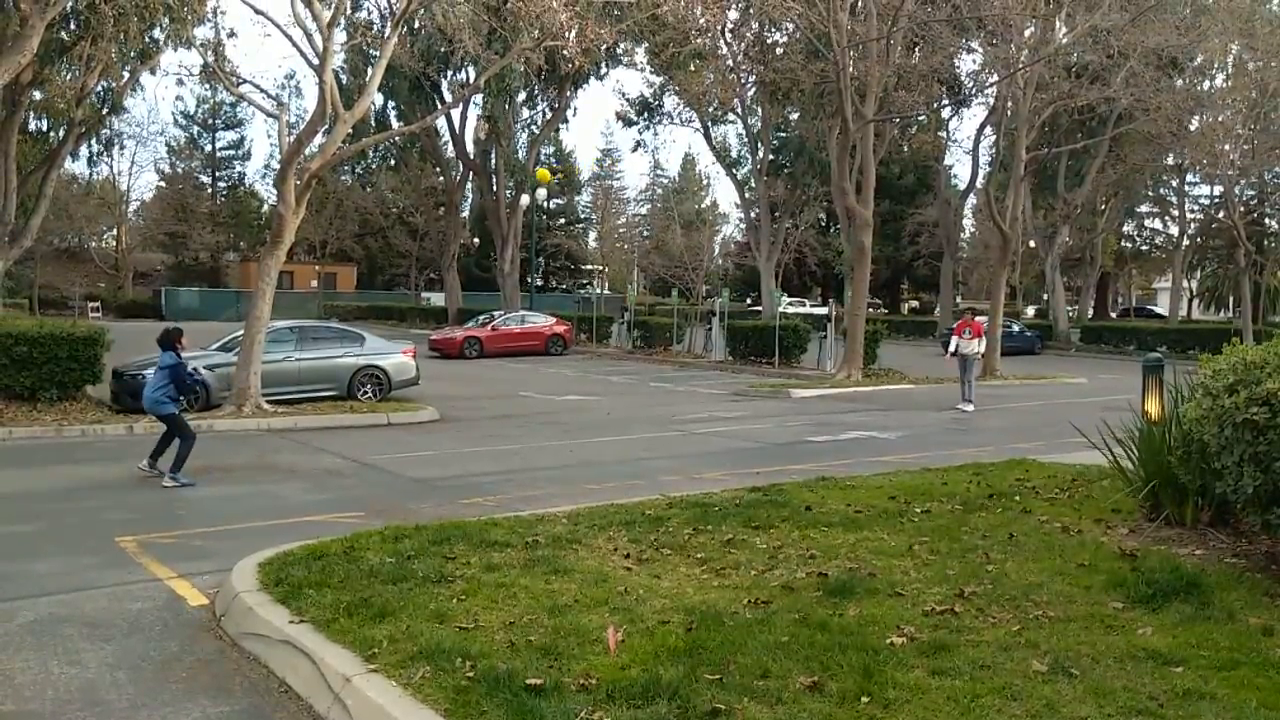
#> input picture frame 65 of python/v4/analysis_of_throwing/res/10.mp4, 1280 x 720 px, given in place of opencv-test-video.mov, which was not available
$ python main.py
#> lines starting #> are read from the running program, lines starting #| are printed output that depends on the picture; after the words box and inside, x2 and y2 are one past the last pixel; in counts of white or black regions, pixels touching at a corner belong together; pictures that were not available may be replaced by others from this repository, and a replacement may not be noted
import math
import numpy as np
import cv2
import time

def dist(p1, p2):
	return math.sqrt(math.pow(p1[0][0] - p2[0][0], 2) + math.pow(p1[0][1] - p2[0][1], 2))

def test(polygon, n):
	if cv2.contourArea(polygon) < 50:
		return False
	polygon = list(polygon)
	i = 0
	while i < len(polygon):
		if dist(polygon[i], polygon[(i+1)%len(polygon)]) < 10:
			if i + 1 == len(polygon):
				del polygon[i]
				break
			del polygon[i + 1]
		else:
			i += 1
	return len(polygon) == n

def contourCenter(cnt):
	M = cv2.moments(cnt)
	return [[0, 0] if M["m00"] == 0 else [int(M["m10"] / M["m00"]), int(M["m01"] / M["m00"])]]

def main():
	camera = cv2.VideoCapture("/Users/spiderfencer/Desktop/opencv-test-video.mov")
	# https://stackoverflow.com/questions/39953263/get-video-dimension-in-python-opencv/39953739
	width = camera.get(cv2.CAP_PROP_FRAME_WIDTH)  # float
	height = camera.get(cv2.CAP_PROP_FRAME_HEIGHT) # float
	prevHexagon = None
	prevOctagon = None
	previousHexagons = []
	previousOctagons = []
	startTime = time.time()
	if camera.isOpened():
		running = True
		while running:
			ret, frame = camera.read()
#> frame is the input picture: shape (720, 1280, 3); mean B, G, R 79.6, 103.5, 102
			if frame is None:
				break
			output = frame.copy()
			gray = cv2.cvtColor(frame, cv2.COLOR_BGR2GRAY)
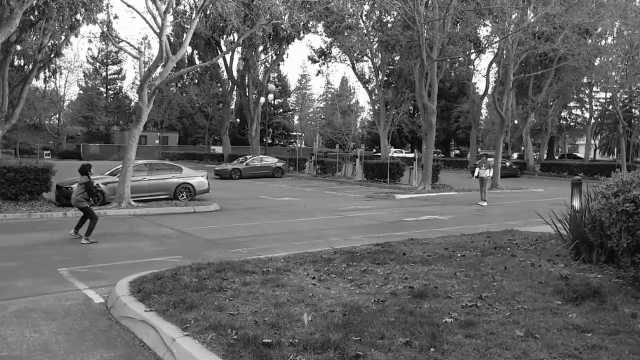
#> gray: shape (720, 1280) (shown at 1/2 size); min 0, max 255, mean 100.3
			blurred = cv2.GaussianBlur(gray, (3, 3), 0)
			canny = cv2.Canny(blurred, 10, 160)
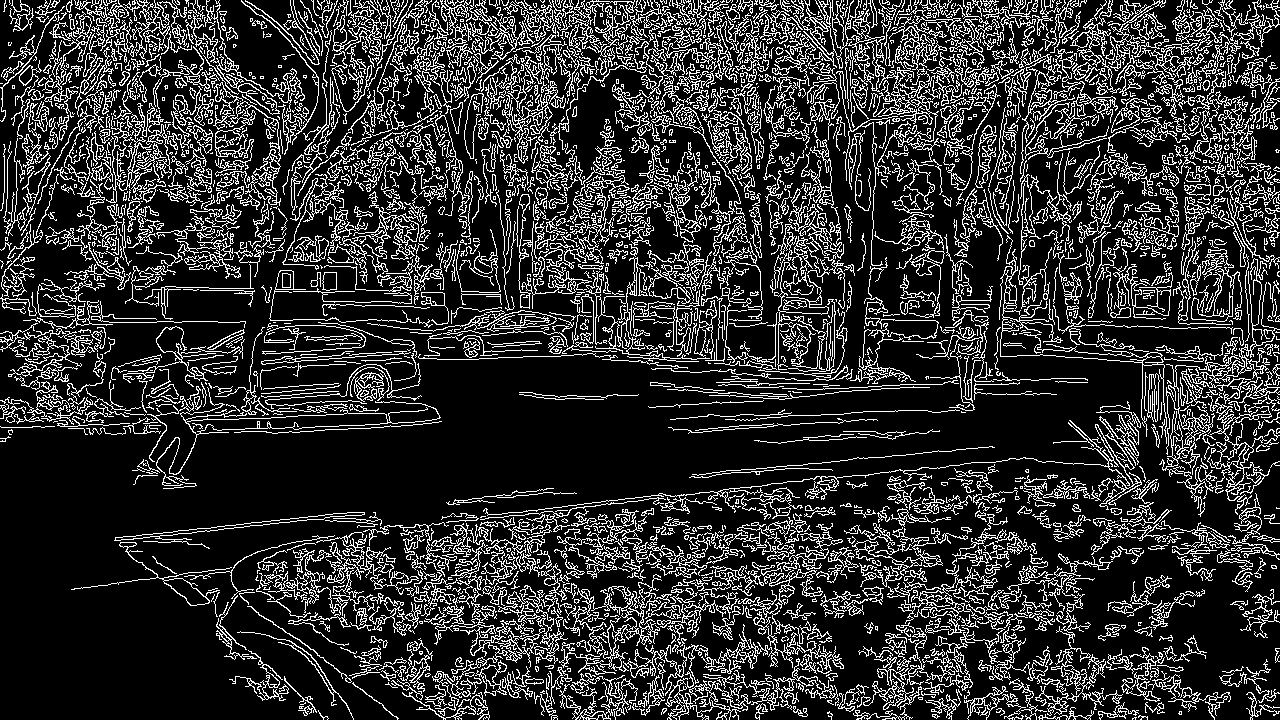
#> canny: shape (720, 1280); 19.1% white in thin lines or dots
			# https://opencv-python-tutroals.readthedocs.io/en/latest/py_tutorials/py_imgproc/py_morphological_ops/py_morphological_ops.html
			kernel = np.ones((3, 3), np.uint8)
			dilated = cv2.dilate(canny, kernel)
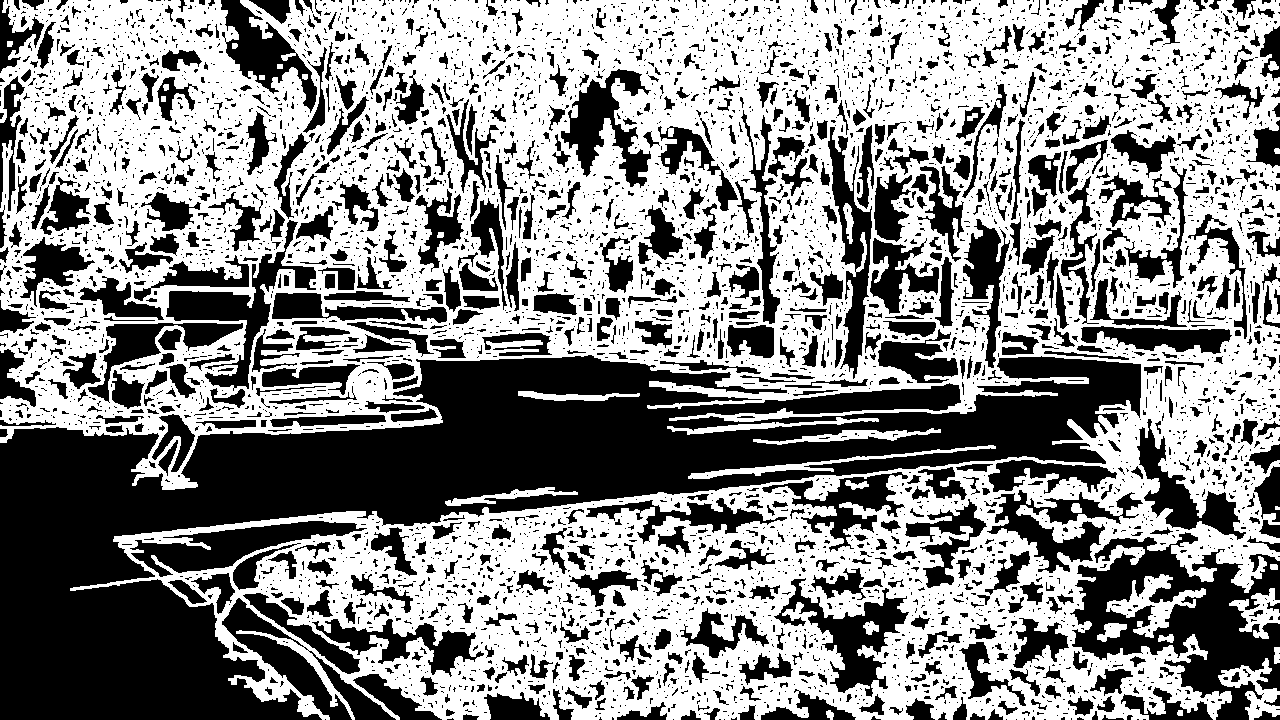
#> dilated: shape (720, 1280); 55.1% white; 5446 black regions (4349 under 20 px), largest, box (x1, y1, x2, y2) and area: (0, 355, 1141, 720) 143851, (1070, 532, 1280, 720) 17767, (222, 598, 396, 720) 5246
			eroded = cv2.erode(dilated, kernel)
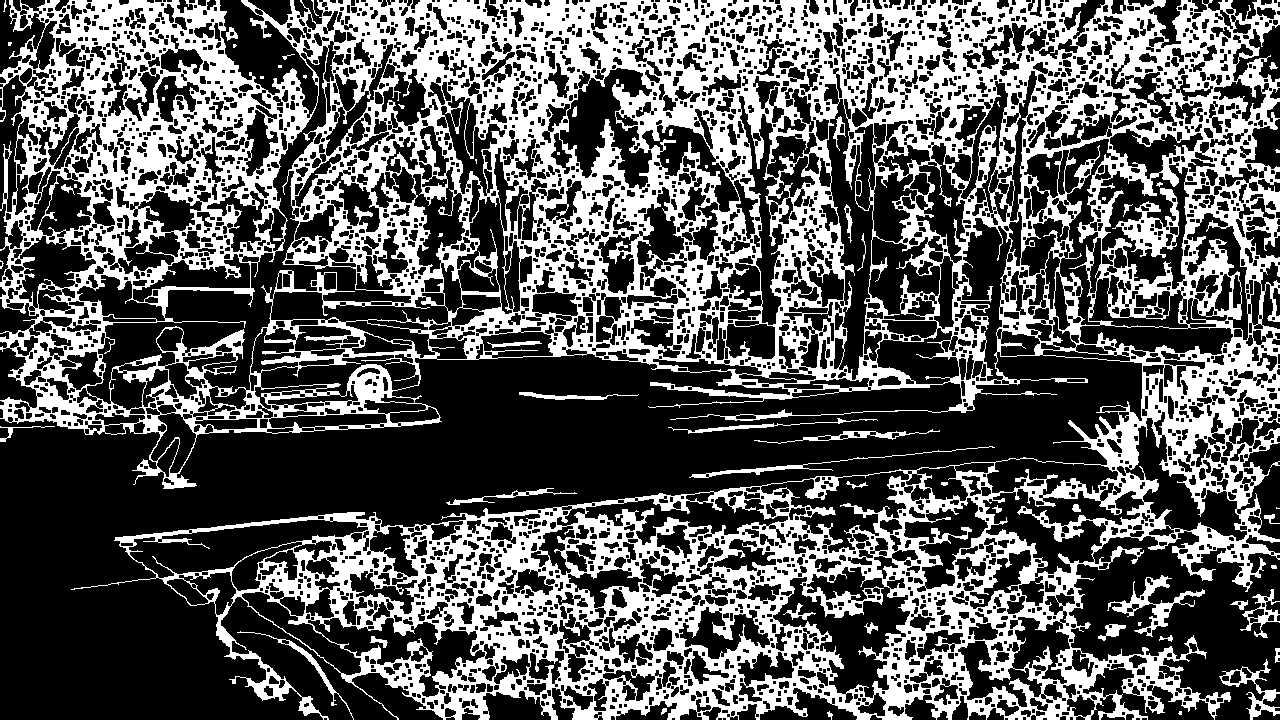
#> eroded: shape (720, 1280); 36% white; 71 white regions (29 under 20 px)
			contours, hierarchy = cv2.findContours(eroded, cv2.RETR_TREE, cv2.CHAIN_APPROX_NONE)
#> contours = 4334 contours, 1444 with area under 20; largest, box (x1, y1, x2, y2) and area: (0, 0, 1280, 720) 692518, (86, 45, 412, 405) 14940, (772, 566, 911, 699) 8314, (1097, 162, 1190, 290) 7198, (982, 488, 1145, 578) 6454
			for i in range(len(contours)):
				epsilon = 0.01*cv2.arcLength(contours[i], True)
				approx = cv2.approxPolyDP(contours[i], epsilon, True)
				# [4 lines of commented-out code are left out]
				if (cv2.isContourConvex(approx) and (len(approx) == 6 or len(approx) == 8)):
					if len(approx) in [6,8] and test(approx, len(approx)):
						if len(approx) == 6:
							if prevHexagon is not None:
								if dist(contourCenter(approx), contourCenter(prevHexagon)) < 10:
									cv2.drawContours(output, [approx], 0, (0, 0, 255), 5)
							else:
								cv2.drawContours(output, [approx], 0, (0, 0, 255), 5)
							prevHexagon = approx
							previousHexagons.append(approx)
						if len(approx) == 8:
							if prevOctagon is not None:
								if dist(contourCenter(approx), contourCenter(prevOctagon)) < 10:
									cv2.drawContours(output, [approx], 0, (255, 0, 0), 5)
							else:
								cv2.drawContours(output, [approx], 0, (255, 0, 0), 5)
							prevOctagon = approx
							previousOctagons.append(approx)
#> this loop made 4334 passes
#> epsilon on passes 1 to 3: 0.108, 0.225, 0.191
#> after the loop, previousHexagons = []; previousOctagons = []
			cv2.imshow('test', output)
			k = cv2.waitKey(5) & 0xFF
#> (key Esc is pressed here)
			if k == 27:
				break
		if len(previousHexagons) > 10 and len(previousOctagons) > 10:
			#_, cameraMatrix, distCoeffs, rvecs, tvecs = cv2.calibrateCamera("... calibration parameters ...")
			pass
		cv2.destroyAllWindows()

if __name__ == '__main__':
	main()

$ run again, starting later in the video
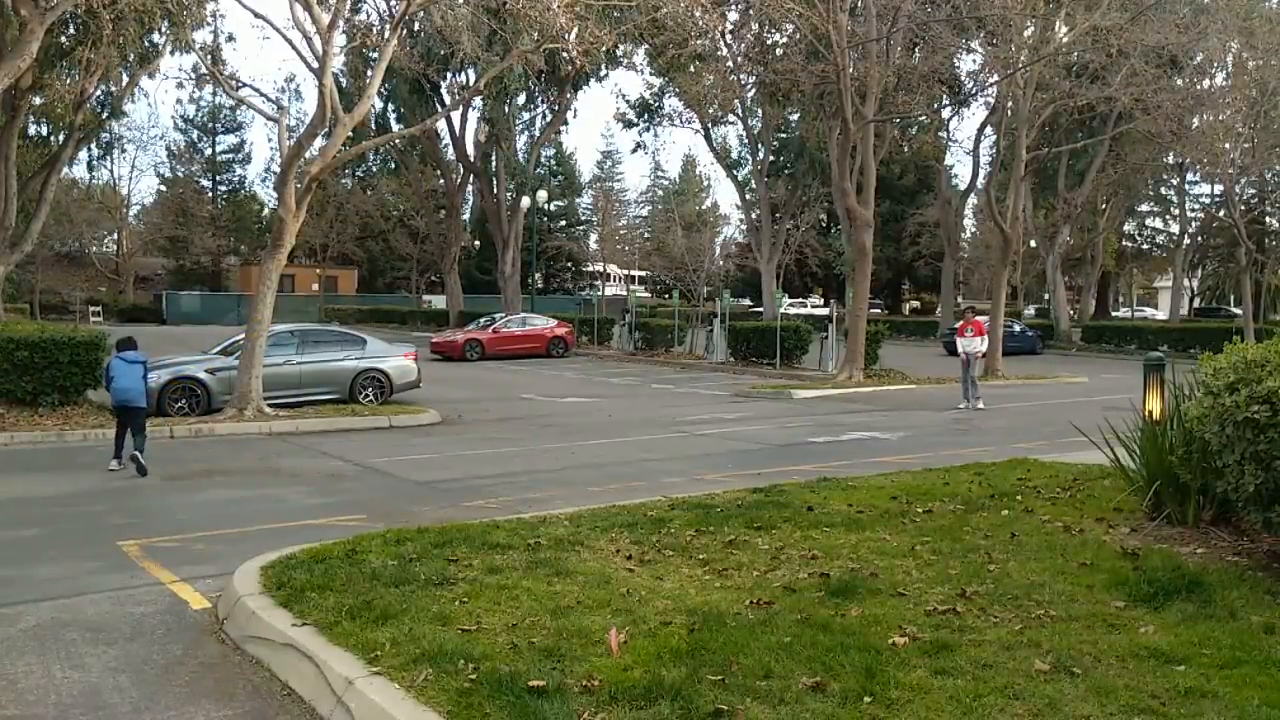
#> input picture frame 295 of python/v4/analysis_of_throwing/res/10.mp4, 1280 x 720 px, given in place of opencv-test-video.mov, which was not available
#> in main, frame is the input picture: shape (720, 1280, 3); mean B, G, R 79.3, 103.4, 101.8
#> in main, `canny = cv2.Canny(blurred, 10, 160)`:
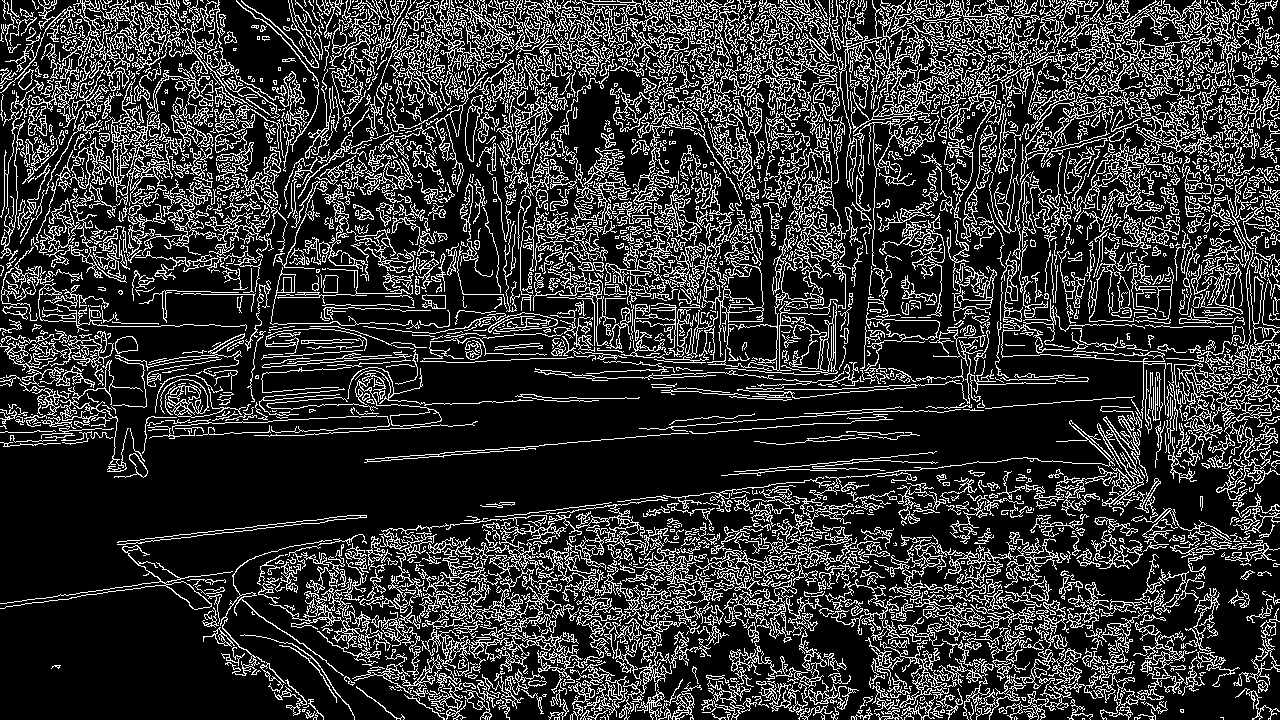
#> canny: shape (720, 1280); 20.6% white in thin lines or dots
#> dilated: shape (720, 1280); 58.6% white; 5938 black regions (4740 under 20 px), largest, box (x1, y1, x2, y2) and area: (0, 357, 1135, 602) 109814, (0, 587, 306, 720) 28973, (1155, 549, 1280, 720) 8282
#> in main, `eroded = cv2.erode(dilated, kernel)`:
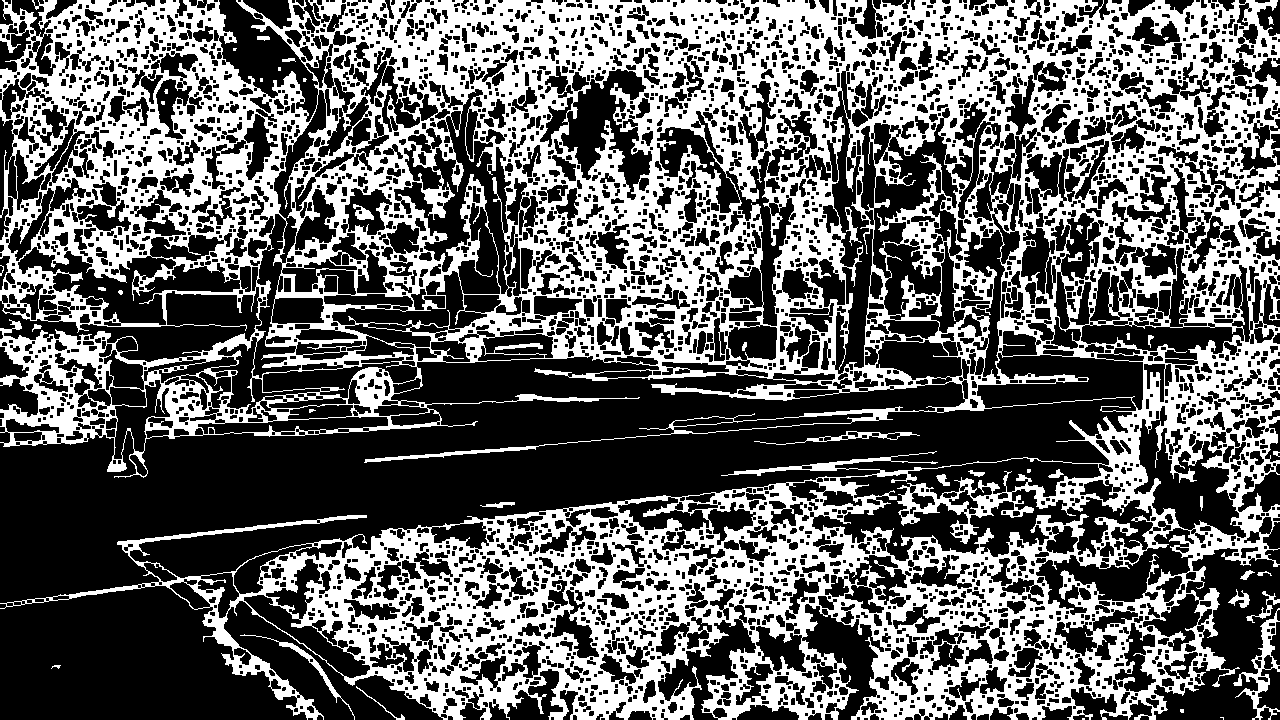
#> eroded: shape (720, 1280); 39.4% white; 49 white regions (20 under 20 px)
#> contours = 4728 contours, 1614 with area under 20; largest, box (x1, y1, x2, y2) and area: (0, 0, 1280, 720) 703944, (811, 457, 1154, 562) 15972, (17, 246, 241, 326) 6975, (393, 88, 512, 295) 6764, (976, 352, 1144, 411) 6370
#> the loop in main, `for i in range(len(contours)):` made 4728 passes
#> epsilon on passes 2 to 4: 0.0941, 0.114, 1.32
#> after the loop in main, `for i in range(len(contours)):`: previousHexagons = []
